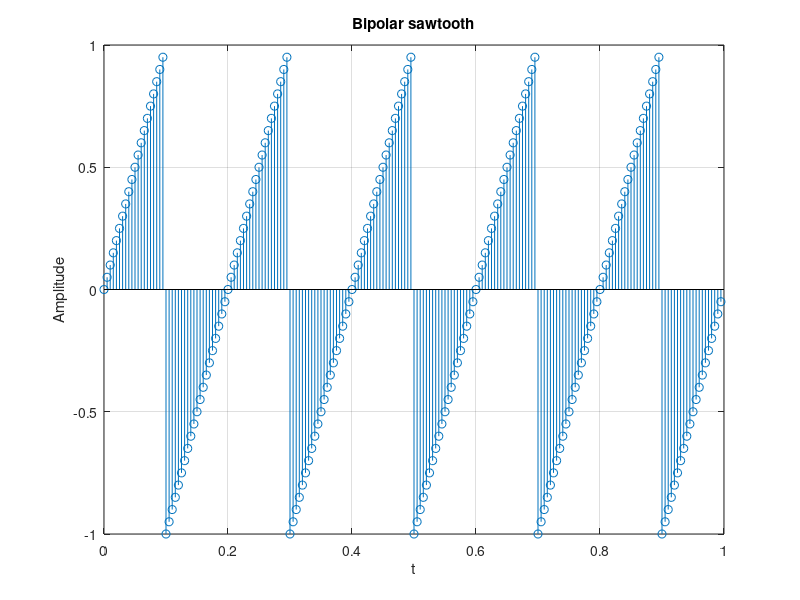

Write the MATLAB code that produced this figure.
% assignment 4 q 4
%% clear
clc;
clear all;
close all;

%% generating sequence
% take frequency
f = abs(input('Frequency : '));
% period
p = 1/f;

% single cycle of wave
cycle = [(0:1/20:19/20) (-1:1/20:-1/20)];
% sawtooth
y = [];
% loop to generate wave upto 5 cycles
for i = 1:5
    % appending a cycle to wave
    y = [y cycle];
end

% set n range
n = 0:p/40:5*p-p/40;

%% plot actual waves
stem(n,y);
title('Bipolar sawtooth');
xlabel('t');
ylabel('Amplitude');
grid on;